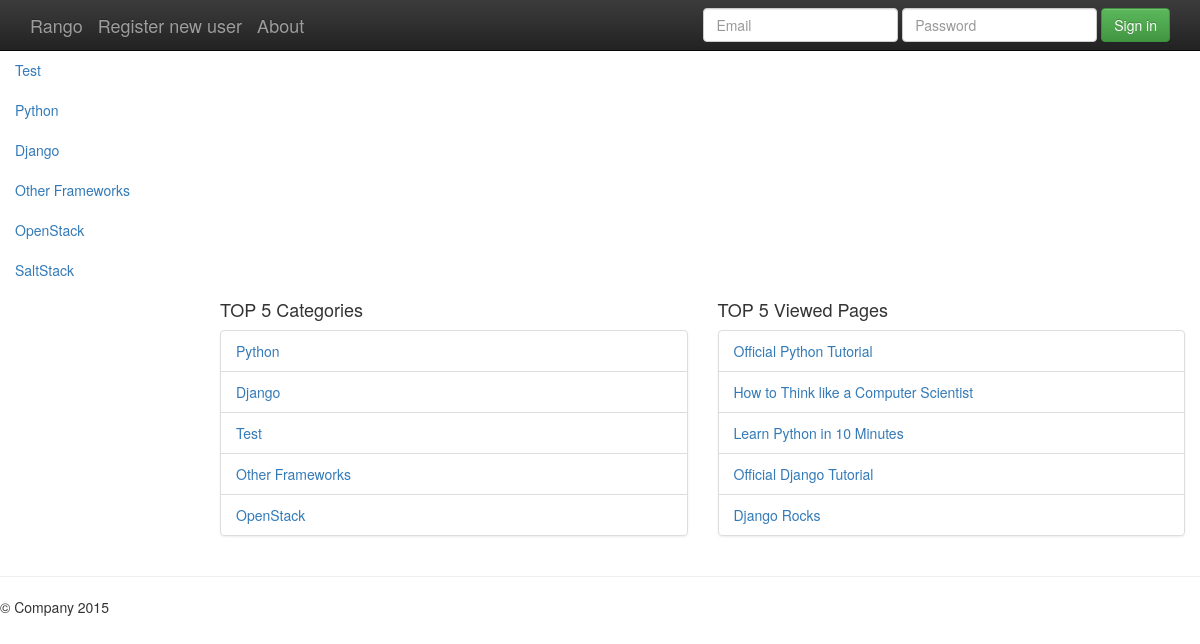
Screenshot of /rango/ with the database file from the repository.
### project_rango/apps/rango/models.py (models this page shows, shortened)
class Category(models.Model):
    name = models.CharField(max_length=128, unique=True)
    views = models.IntegerField(default=0)
    likes = models.IntegerField(default=0)
    slug = models.SlugField(unique=True)

class Page(models.Model):
    category = models.ForeignKey(Category)
    title = models.CharField(max_length=128)
    url = models.URLField()
    views = models.IntegerField(default=0)
    class Meta:
        verbose_name = "Page"
        verbose_name_plural = "Pages"

### project_rango/apps/rango/views.py (the view)
def default(request):
    category_list = Category.objects.all().order_by('-views')[:5]
    page_top_five = Page.objects.all().order_by('-views')[:5]
    context_dict = {
        'category_list': category_list,
        'page_top_five': page_top_five,
        }
    response = render(request, 'default.html', context_dict)
    visits = request.session.get('visits')
    if not visits:
        visits = 1
    reset_last_visit_time = False
    last_visit = request.session.get('last_visit')
    if last_visit:
        if (datetime.now()-datetime.strptime(last_visit[:-7], '%Y-%m-%d %H:%M:%S')).seconds > 5:
            visits += 1
            reset_last_visit_time = True
    else:
        reset_last_visit_time = True
    if reset_last_visit_time:
        request.session['visits'] = visits
        request.session['last_visit'] = str(datetime.now())
    context_dict['visits'] = visits
    return response

### project_rango/apps/rango/templatetags/rango_extras.py (called while the page is built)
@register.inclusion_tag('cats.html')
def get_cat_list():
    return {'cats': Category.objects.all()}

### project_rango/apps/rango/templates/default.html
{% extends 'base.html' %}
{% load staticfiles %}
{% block content %}
<div class="col col-md-6">
<h4>TOP 5 Categories</h4>
{% if category_list %}
    <ul class="list-group">
    {% for c in category_list %}
        <li class="list-group-item"><a href="category/{{c.slug}}">{{c.name}}</a></li>
    {% endfor %}
    </ul>
{% else %}
    No category yet.
{% endif %}
</div>
<div class="col col-md-6">
<h4>TOP 5 Viewed Pages</h4>
{% if page_top_five %}
    <ul class="list-group">
    {% for p in page_top_five %}
        <li class="list-group-item"><a href="{{p.url}}">{{p.title}}</a></li>
    {% endfor %}
    </ul>
{% else %}
    No top pages.<br/>
{% endif %}
</div>
{% endblock %}

### project_rango/templates/base.html (shortened to what this page needs)
{% load staticfiles %}
{% load bootstrap_toolkit %}
{% load rango_extras %}
<!doctype html>
 <html class="no-js" lang="">
    <head>
        <link rel="stylesheet" href="{%static 'css/bootstrap.min.css'%}">
        <link rel="stylesheet" href="{%static 'css/bootstrap-theme.min.css'%}">
        <link rel="stylesheet" href="{%static 'css/main.css'%}">
    </head>
    <body>
    {% block navbar %}
    <nav class="navbar navbar-inverse navbar-fixed-top" role="navigation">
      <div class="container">
        <div class="navbar-header">
          <a class="navbar-brand" href="/rango/">Rango</a>
          <a class="navbar-brand" href="{% url 'rango:rango_register' %}">Register new user</a>
          <a class="navbar-brand" href="{% url 'rango:rango_about' %}">About</a><br />
        </div>
        <div id="navbar" class="navbar-collapse collapse navbar-right">
        {% if user.is_authenticated %}
          <span class="navbar-brand" >Hello, {{ user.username }}</span>
          <span stype="font-color:white;"><a href="{% url 'rango:rango_logout' %}">Logout</a></span>
        {% else %}
          <form class="navbar-form navbar-right" role="form" action="{% url 'rango:rango_login' %}" method="post">
            <div class="form-group">
              <input type="text" placeholder="Email" class="form-control" name="username">
            </div>
            <div class="form-group">
              <input type="password" placeholder="Password" class="form-control" name="password">
            </div>
            <button type="submit" class="btn btn-success">Sign in</button>
          </form>
          {% endif %}
        </div>
      </div>
    </nav>
    {% endblock %}
    <div class="row">
        <div class="col-sm-3 col-md-2 sidebar">
          {% block side_block %}
            {% get_cat_list %}
          {% endblock %}
        </div>
        <div class="col-sm-9 col-sm-offset-3 col-md-10 col-md-offset-2 main">
           <div>
                {% block content %}{% endblock %}
                </div>
        </div>
      </div>
      <hr>
      <footer>
        <p>&copy; Company 2015</p>
      </footer>
    </body>
</html>

### project_rango/apps/rango/templates/cats.html
<ul class="nav nav-sidebar">
{% if cats %}
    {% for c in cats %}
         <li><a href="{{c.slug}}">{{ c.name }}</a></li>
    {% endfor %}
{% else %}
    <li> <strong >There are no category present.</strong></li>
{% endif %}
</ul>

### project_rango/templates/base.html (style rules this page uses)
body { padding-top: 50px; padding-bottom: 20px; }

### rows the page displays
Category: name "Test"
Category: name "Python"
Category: name "Django"
Category: name "Other Frameworks"
Category: name "OpenStack"
Category: name "SaltStack"
Page: title "Official Python Tutorial"
Page: title "How to Think like a Computer Scientist"
Page: title "Learn Python in 10 Minutes"
Page: title "Official Django Tutorial"
Page: title "Django Rocks"
